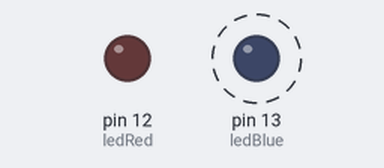
Recording of a sketch running on a simulated Arduino Uno, built with avr-gcc and run on an emulated ATmega328P. Shown: output pins drawn as LEDs (lit = HIGH). Dashed ring = blinking.

Above: at 0.5 s.
At 3.5 s:
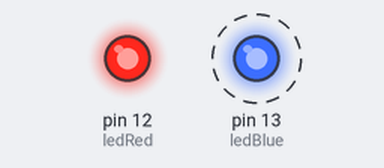
Timing chart, 0 to 6.5 s (numbered marks = the images above):
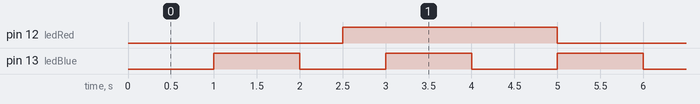

Measured:
- by itself, pin 12 (ledRed): alternates HIGH for 2.5 s and LOW for 2.5 s
- by itself, pin 13 (ledBlue): alternates HIGH for 1.0 s and LOW for 1.0 s

The sketch:

BlinkWithoutDelay.ino
```cpp
//const int ledBlue = 13;
//const int ledRed = 12;

#define ledBlue 13
#define ledRed 12

int ledStateBlue = LOW;
int ledStateRed = LOW;

unsigned long previousMillisBlue = 0;
unsigned long previousMillisRed = 0;

const long intervalBlue = 1000;
const long intervalRed = 2500;

void setup() {
  pinMode(ledBlue, OUTPUT);
  pinMode(ledRed, OUTPUT);
}

void loop() {
  unsigned long currentMillisBlue = millis();
  if (currentMillisBlue - previousMillisBlue >= intervalBlue) {
    previousMillisBlue = currentMillisBlue;
    if (ledStateBlue == LOW) {
      ledStateBlue = HIGH;
    } else {
      ledStateBlue = LOW;
    }
    digitalWrite(ledBlue, ledStateBlue);
  }

  unsigned long currentMillisRed = millis();
  if (currentMillisRed - previousMillisRed >= intervalRed) {
    previousMillisRed = currentMillisRed;
    if (ledStateRed == LOW) {
      ledStateRed = HIGH;
    } else {
      ledStateRed = LOW;
    }
    digitalWrite(ledRed, ledStateRed);
  }
}
```
